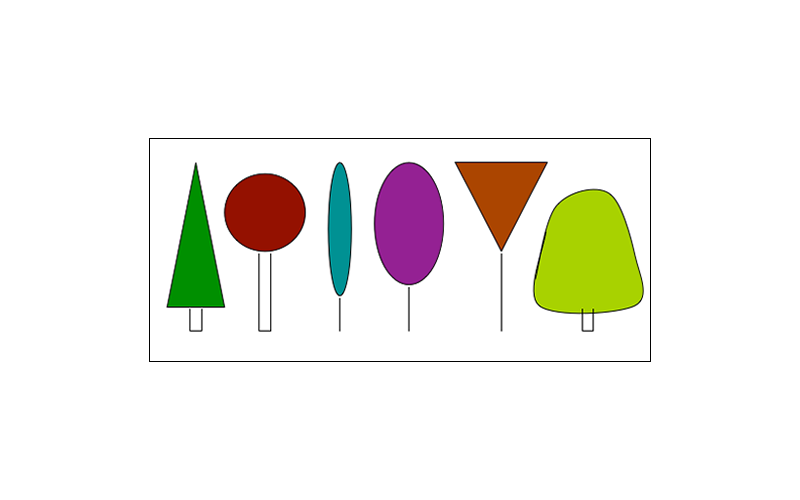
#> input picture VIP/VIPAssignment3/images/trees.png, 800 x 500 px
$ python main.py   (Python 2 division)
#> lines starting #> are read from the running program, lines starting #| are printed output that depends on the picture
from __future__ import division
from scipy.ndimage.filters import gaussian_filter as gaus
from splinedraw import *
from PIL import Image
from scipy.interpolate import *
import matplotlib.pyplot as plt
import numpy as np

plt.gray() #print everything gray
plt.ion()
#-------------------------------------------------------------------------
img1 = np.zeros((300,300))
img1[120:180,120:180] = 1.0

#img2 = np.array(Image.open("images/coins.jpg").convert('L'),dtype=float)/255
#img3 = np.array(Image.open("images/lotsofcoins.jpg").convert('L'),dtype=float)/255
img2 = np.array(Image.open("images/trees.png").convert('L'),dtype=float)/255
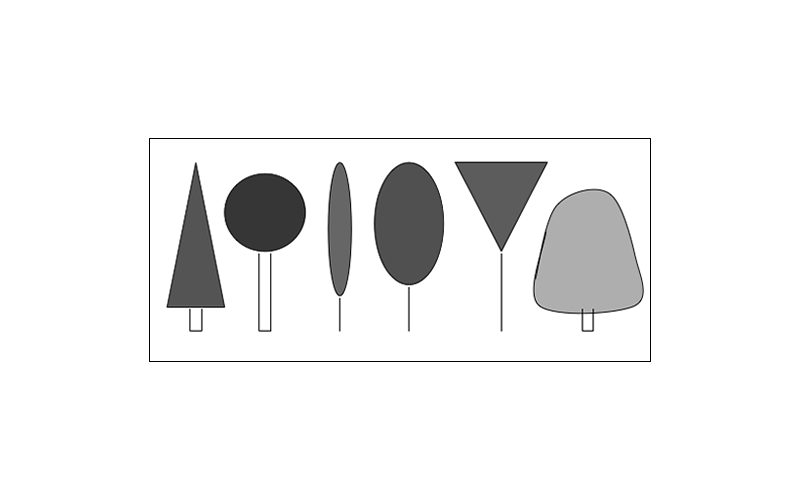
#> img2: shape (500, 800) float64; min 0, max 1, mean 0.945
img3 = np.array(Image.open("images/gestaltcircle.jpg").convert('L'),dtype=float)/255
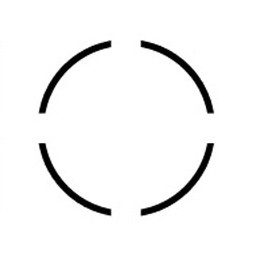
#> input picture VIP/VIPAssignment3/images/gestaltcircle.jpg, 254 x 256 px
#> (the run stopped early here; a loop or call above may not have finished)
